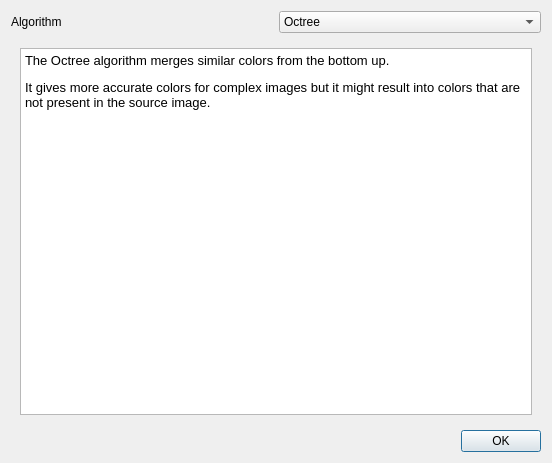
<?xml version="1.0" encoding="UTF-8"?>
<ui version="4.0">
 <class>ColorQuantizationDialog</class>
 <widget class="QDialog" name="ColorQuantizationDialog">
  <property name="geometry">
   <rect>
    <x>0</x>
    <y>0</y>
    <width>552</width>
    <height>463</height>
   </rect>
  </property>
  <property name="windowTitle">
   <string>Configure color detection</string>
  </property>
  <property name="windowIcon">
   <iconset theme="settings-configure">
    <normaloff>.</normaloff>.</iconset>
  </property>
  <layout class="QVBoxLayout" name="verticalLayout">
   <item>
    <layout class="QHBoxLayout" name="horizontalLayout">
     <item>
      <widget class="QLabel" name="label">
       <property name="text">
        <string>Algorithm</string>
       </property>
      </widget>
     </item>
     <item>
      <widget class="QComboBox" name="combo_algo">
       <property name="currentIndex">
        <number>2</number>
       </property>
       <item>
        <property name="text">
         <string>k-Means</string>
        </property>
       </item>
       <item>
        <property name="text">
         <string>k-Modes</string>
        </property>
       </item>
       <item>
        <property name="text">
         <string>Octree</string>
        </property>
       </item>
       <item>
        <property name="text">
         <string>Edge Exclusion Modes</string>
        </property>
       </item>
      </widget>
     </item>
    </layout>
   </item>
   <item>
    <widget class="QStackedWidget" name="stackedWidget">
     <property name="currentIndex">
      <number>2</number>
     </property>
     <widget class="QWidget" name="page">
      <layout class="QGridLayout" name="gridLayout">
       <item row="0" column="0">
        <widget class="QLabel" name="label_2">
         <property name="text">
          <string>Match</string>
         </property>
        </widget>
       </item>
       <item row="1" column="0">
        <widget class="QLabel" name="label_3">
         <property name="text">
          <string>Max Iterations</string>
         </property>
        </widget>
       </item>
       <item row="1" column="1">
        <widget class="QSpinBox" name="spin_means_iterations">
         <property name="minimum">
          <number>1</number>
         </property>
         <property name="maximum">
          <number>9999</number>
         </property>
         <property name="value">
          <number>100</number>
         </property>
        </widget>
       </item>
       <item row="0" column="1">
        <widget class="QComboBox" name="combo_means_match">
         <property name="currentIndex">
          <number>1</number>
         </property>
         <item>
          <property name="text">
           <string>None</string>
          </property>
         </item>
         <item>
          <property name="text">
           <string>Most Frequent</string>
          </property>
         </item>
         <item>
          <property name="text">
           <string>Closest</string>
          </property>
         </item>
        </widget>
       </item>
       <item row="2" column="0" colspan="2">
        <widget class="QTextEdit" name="textEdit">
         <property name="readOnly">
          <bool>true</bool>
         </property>
         <property name="html">
          <string>&lt;!DOCTYPE HTML PUBLIC &quot;-//W3C//DTD HTML 4.0//EN&quot; &quot;http://www.w3.org/TR/REC-html40/strict.dtd&quot;&gt;
&lt;html&gt;&lt;head&gt;&lt;meta name=&quot;qrichtext&quot; content=&quot;1&quot; /&gt;&lt;style type=&quot;text/css&quot;&gt;
p, li { white-space: pre-wrap; }
&lt;/style&gt;&lt;/head&gt;&lt;body style=&quot; font-family:'Noto Sans'; font-size:10pt; font-weight:400; font-style:normal;&quot;&gt;
&lt;p style=&quot; margin-top:0px; margin-bottom:0px; margin-left:0px; margin-right:0px; -qt-block-indent:0; text-indent:0px;&quot;&gt;k-Means divides the colors into clusters and refines the assignment at every iteration.&lt;/p&gt;
&lt;p style=&quot;-qt-paragraph-type:empty; margin-top:0px; margin-bottom:0px; margin-left:0px; margin-right:0px; -qt-block-indent:0; text-indent:0px;&quot;&gt;&lt;br /&gt;&lt;/p&gt;
&lt;p style=&quot; margin-top:0px; margin-bottom:0px; margin-left:0px; margin-right:0px; -qt-block-indent:0; text-indent:0px;&quot;&gt;This is the best option when tracing images with a lot of colors or shading.&lt;/p&gt;
&lt;p style=&quot;-qt-paragraph-type:empty; margin-top:0px; margin-bottom:0px; margin-left:0px; margin-right:0px; -qt-block-indent:0; text-indent:0px;&quot;&gt;&lt;br /&gt;&lt;/p&gt;
&lt;p style=&quot; margin-top:0px; margin-bottom:0px; margin-left:0px; margin-right:0px; -qt-block-indent:0; text-indent:0px;&quot;&gt;For pictures with a lot of colors increasing the number of iterations will yield better results but it might be slower.&lt;/p&gt;
&lt;p style=&quot;-qt-paragraph-type:empty; margin-top:0px; margin-bottom:0px; margin-left:0px; margin-right:0px; -qt-block-indent:0; text-indent:0px;&quot;&gt;&lt;br /&gt;&lt;/p&gt;
&lt;p style=&quot; margin-top:0px; margin-bottom:0px; margin-left:0px; margin-right:0px; -qt-block-indent:0; text-indent:0px;&quot;&gt;The &lt;span style=&quot; font-style:italic;&quot;&gt;Match&lt;/span&gt; option performs some post-processing:&lt;/p&gt;
&lt;ul style=&quot;margin-top: 0px; margin-bottom: 0px; margin-left: 0px; margin-right: 0px; -qt-list-indent: 1;&quot;&gt;&lt;li style=&quot;&quot; style=&quot; margin-top:12px; margin-bottom:0px; margin-left:0px; margin-right:0px; -qt-block-indent:0; text-indent:0px;&quot;&gt;&lt;span style=&quot; font-weight:600;&quot;&gt;None&lt;/span&gt;: Don't perform any post-processing and return the means (note this might result in colors not present in the original image)&lt;/li&gt;
&lt;li style=&quot;&quot; style=&quot; margin-top:0px; margin-bottom:0px; margin-left:0px; margin-right:0px; -qt-block-indent:0; text-indent:0px;&quot;&gt;&lt;span style=&quot; font-weight:600;&quot;&gt;Closest&lt;/span&gt;: Find the color in the original image the is the closest to the mean&lt;/li&gt;
&lt;li style=&quot;&quot; style=&quot; margin-top:0px; margin-bottom:12px; margin-left:0px; margin-right:0px; -qt-block-indent:0; text-indent:0px;&quot;&gt;&lt;span style=&quot; font-weight:600;&quot;&gt;Most Frequent&lt;/span&gt;: Find the color in the cluster that appears most often in the source image&lt;/li&gt;&lt;/ul&gt;&lt;/body&gt;&lt;/html&gt;</string>
         </property>
        </widget>
       </item>
      </layout>
     </widget>
     <widget class="QWidget" name="page_2">
      <layout class="QVBoxLayout" name="verticalLayout_2">
       <item>
        <widget class="QPlainTextEdit" name="plainTextEdit">
         <property name="readOnly">
          <bool>true</bool>
         </property>
         <property name="plainText">
          <string>k-Modes gives you the colors that appear most often in the source image.

It's very fast but it does not give accurate colors for complex images.

This is the best option when tracing images with flat colors.</string>
         </property>
        </widget>
       </item>
      </layout>
     </widget>
     <widget class="QWidget" name="page_3">
      <layout class="QGridLayout" name="gridLayout_2">
       <item row="0" column="0" colspan="2">
        <widget class="QTextEdit" name="textEdit_2">
         <property name="readOnly">
          <bool>true</bool>
         </property>
         <property name="html">
          <string>&lt;!DOCTYPE HTML PUBLIC &quot;-//W3C//DTD HTML 4.0//EN&quot; &quot;http://www.w3.org/TR/REC-html40/strict.dtd&quot;&gt;
&lt;html&gt;&lt;head&gt;&lt;meta name=&quot;qrichtext&quot; content=&quot;1&quot; /&gt;&lt;style type=&quot;text/css&quot;&gt;
p, li { white-space: pre-wrap; }
&lt;/style&gt;&lt;/head&gt;&lt;body style=&quot; font-family:'Noto Sans'; font-size:10pt; font-weight:400; font-style:normal;&quot;&gt;
&lt;p style=&quot; margin-top:0px; margin-bottom:12px; margin-left:0px; margin-right:0px; -qt-block-indent:0; text-indent:0px;&quot;&gt;The Octree algorithm merges similar colors from the bottom up.&lt;/p&gt;
&lt;p style=&quot; margin-top:0px; margin-bottom:12px; margin-left:0px; margin-right:0px; -qt-block-indent:0; text-indent:0px;&quot;&gt;It gives more accurate colors for complex images but it might result into colors that are not present in the source image.&lt;/p&gt;&lt;/body&gt;&lt;/html&gt;</string>
         </property>
        </widget>
       </item>
      </layout>
     </widget>
     <widget class="QWidget" name="page_4">
      <layout class="QGridLayout" name="gridLayout_3">
       <item row="0" column="0">
        <widget class="QLabel" name="label_4">
         <property name="text">
          <string>Min Frequency</string>
         </property>
        </widget>
       </item>
       <item row="1" column="0" colspan="2">
        <widget class="QTextEdit" name="textEdit_3">
         <property name="readOnly">
          <bool>true</bool>
         </property>
         <property name="html">
          <string>&lt;!DOCTYPE HTML PUBLIC &quot;-//W3C//DTD HTML 4.0//EN&quot; &quot;http://www.w3.org/TR/REC-html40/strict.dtd&quot;&gt;
&lt;html&gt;&lt;head&gt;&lt;meta name=&quot;qrichtext&quot; content=&quot;1&quot; /&gt;&lt;style type=&quot;text/css&quot;&gt;
p, li { white-space: pre-wrap; }
&lt;/style&gt;&lt;/head&gt;&lt;body style=&quot; font-family:'Noto Sans'; font-size:10pt; font-weight:400; font-style:normal;&quot;&gt;
&lt;p style=&quot; margin-top:0px; margin-bottom:12px; margin-left:0px; margin-right:0px; -qt-block-indent:0; text-indent:0px;&quot;&gt;Edge Exclusion Modes takes the most frequent color (mode) in the image, then excludes all pixels touching said area, then repeats the process until the appropriate number of colors has been found.&lt;/p&gt;
&lt;p style=&quot; margin-top:0px; margin-bottom:12px; margin-left:0px; margin-right:0px; -qt-block-indent:0; text-indent:0px;&quot;&gt;This approach removes anti-aliased edges but it might cause small details to not be detected.&lt;/p&gt;
&lt;p style=&quot; margin-top:0px; margin-bottom:12px; margin-left:0px; margin-right:0px; -qt-block-indent:0; text-indent:0px;&quot;&gt;&lt;span style=&quot; font-weight:600;&quot;&gt;Min Frequency&lt;/span&gt; refers to the minimum amount of pixels that a color must have to be considered (as a percentage of the total number of pixels in the image).&lt;/p&gt;&lt;/body&gt;&lt;/html&gt;</string>
         </property>
        </widget>
       </item>
       <item row="0" column="1">
        <widget class="QDoubleSpinBox" name="spin_eem_min_frequency">
         <property name="suffix">
          <string>%</string>
         </property>
         <property name="value">
          <double>0.050000000000000</double>
         </property>
        </widget>
       </item>
      </layout>
     </widget>
    </widget>
   </item>
   <item>
    <widget class="QDialogButtonBox" name="buttonBox">
     <property name="standardButtons">
      <set>QDialogButtonBox::Ok</set>
     </property>
    </widget>
   </item>
  </layout>
 </widget>
 <resources/>
 <connections>
  <connection>
   <sender>buttonBox</sender>
   <signal>accepted()</signal>
   <receiver>ColorQuantizationDialog</receiver>
   <slot>accept()</slot>
   <hints>
    <hint type="sourcelabel">
     <x>109</x>
     <y>429</y>
    </hint>
    <hint type="destinationlabel">
     <x>131</x>
     <y>404</y>
    </hint>
   </hints>
  </connection>
  <connection>
   <sender>buttonBox</sender>
   <signal>rejected()</signal>
   <receiver>ColorQuantizationDialog</receiver>
   <slot>reject()</slot>
   <hints>
    <hint type="sourcelabel">
     <x>136</x>
     <y>430</y>
    </hint>
    <hint type="destinationlabel">
     <x>272</x>
     <y>376</y>
    </hint>
   </hints>
  </connection>
  <connection>
   <sender>combo_algo</sender>
   <signal>currentIndexChanged(int)</signal>
   <receiver>stackedWidget</receiver>
   <slot>setCurrentIndex(int)</slot>
   <hints>
    <hint type="sourcelabel">
     <x>294</x>
     <y>21</y>
    </hint>
    <hint type="destinationlabel">
     <x>242</x>
     <y>111</y>
    </hint>
   </hints>
  </connection>
 </connections>
</ui>
